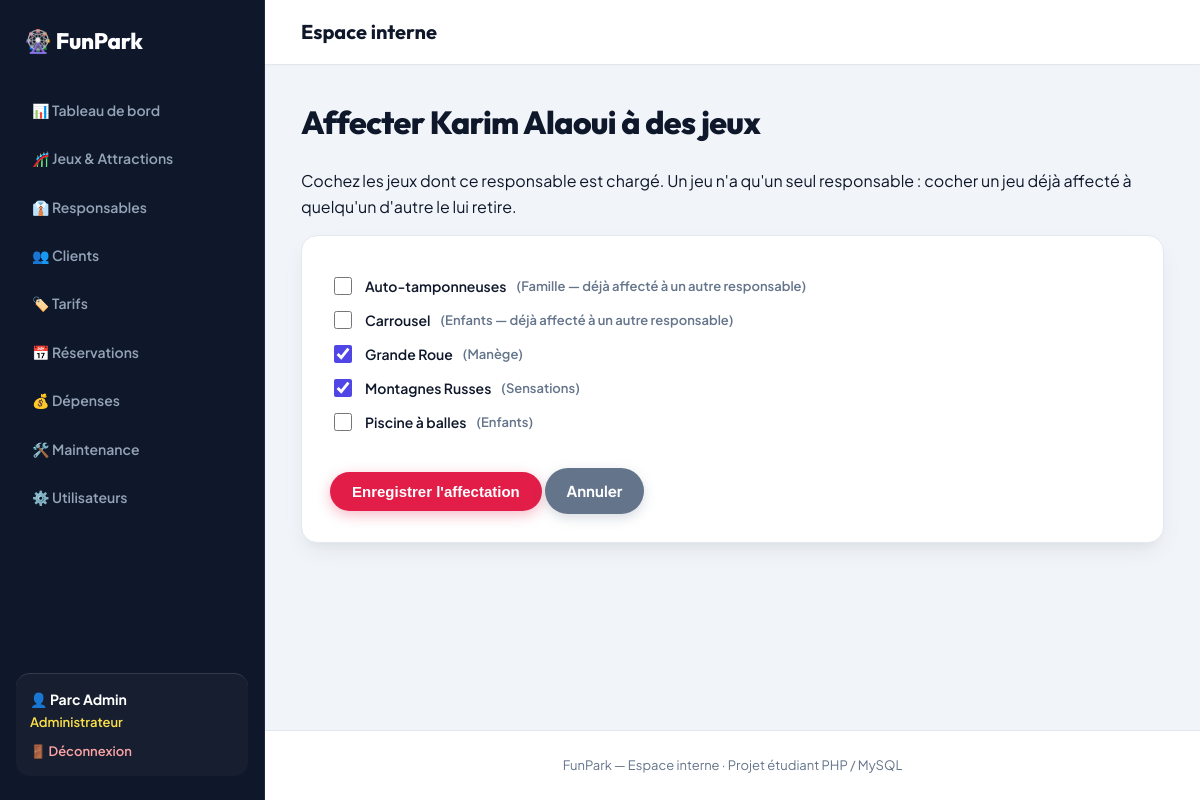
Page /index.php?page=responsables&action=affecter&id=1 (signed in) on the committed database.
### tables this page shows
CREATE TABLE responsable (
  id_responsable INT AUTO_INCREMENT PRIMARY KEY,
  nom VARCHAR(50) NOT NULL,
  prenom VARCHAR(50) NOT NULL,
  telephone VARCHAR(20),
  email VARCHAR(100),
  fonction VARCHAR(80),
  date_embauche DATE,
  statut ENUM('actif','inactif') NOT NULL DEFAULT 'actif'
);

CREATE TABLE jeu (
  id_jeu INT AUTO_INCREMENT PRIMARY KEY,
  nom VARCHAR(80) NOT NULL,
  description TEXT,
  categorie VARCHAR(50) NOT NULL,
  age_minimum INT NOT NULL DEFAULT 0,
  capacite INT NOT NULL,
  duree_session INT NOT NULL,
  tarif DECIMAL(8,2) NOT NULL,
  etat ENUM('disponible','en_fonctionnement','en_maintenance','hors_service','ferme_temporairement') NOT NULL DEFAULT 'disponible',
  date_mise_service DATE,
  actif TINYINT(1) NOT NULL DEFAULT 1,
  id_responsable INT NULL,
  FOREIGN KEY (id_responsable) REFERENCES responsable(id_responsable)
);

### config/helpers.php (called while the page is built, shortened)
<?php
function e($texte) {
    return htmlspecialchars((string)$texte, ENT_QUOTES, 'UTF-8');
}
function url($page, $action = 'index', $params = []) {
    return 'index.php?' . http_build_query(array_merge(['page' => $page, 'action' => $action], $params));
}
function vue($fichier, $donnees = [], $mode = null) {
    extract($donnees);
    require RACINE . '/views/layout/header.php';
    require RACINE . '/views/layout/navbar.php';
    require RACINE . '/views/' . $fichier . '.php';
    require RACINE . '/views/layout/footer.php';
}

### controllers/ResponsableController.php (called while the page is built, shortened)
<?php
class ResponsableController {
    private $pdo, $responsable;
    public function __construct($pdo) {
        $this->pdo = $pdo;
        $this->responsable = new Responsable($pdo);
    }
    public function actionAffecter() {
        $r = $this->responsable->trouver((int)($_GET['id'] ?? $_POST['id'] ?? 0));
        vue('responsables/affecter', ['r' => $r, 'jeux' => (new Jeu($this->pdo))->actifs()]);
    }
}

### index.php (called while the page is built, shortened)
<?php
require RACINE . '/config/helpers.php';
$action = $_GET['action'] ?? 'index';
try {
    $controleur = new $nomClasse(getPDO());
    $methode = 'action' . ucfirst($action);
    $controleur->$methode();
} catch (PDOException $e) {
    die("Erreur de base de données : " . e($e->getMessage()));
}

### models/Responsable.php (called while the page is built, shortened)
<?php
class Responsable {
    private $pdo;
    public function __construct($pdo) { $this->pdo = $pdo; }
    public function trouver($id) {
        $req = $this->pdo->prepare("SELECT * FROM responsable WHERE id_responsable = ?");
        $req->execute([$id]);
        return $req->fetch();
    }
}

### models/Jeu.php (called while the page is built, shortened)
<?php
class Jeu {
    private $pdo;
    public function __construct($pdo) { $this->pdo = $pdo; }
    public function actifs() {
        return $this->pdo->query("SELECT * FROM jeu WHERE actif = 1 ORDER BY nom")->fetchAll();
    }
}

### views/responsables/affecter.php (the view, shortened to what this page needs)
<h1>Affecter <?= e($r['prenom'] . ' ' . $r['nom']) ?> à des jeux</h1>
<p>Cochez les jeux dont ce responsable est chargé. Un jeu n'a qu'un seul responsable : cocher un jeu déjà affecté à quelqu'un d'autre le lui retire.</p>
<form method="post" class="formulaire">
    <?php foreach ($jeux as $j): ?>
        <label class="case">
            <input type="checkbox" name="jeux[]" value="<?= (int)$j['id_jeu'] ?>" <?= $j['id_responsable'] == $r['id_responsable'] ? 'checked' : '' ?>>
            <?= e($j['nom']) ?> <small>(<?= e($j['categorie']) ?><?= ($j['id_responsable'] && $j['id_responsable'] != $r['id_responsable']) ? ' — déjà affecté à un autre responsable' : '' ?>)</small>
        </label>
    <?php endforeach; ?>
    <button class="btn" type="submit">Enregistrer l'affectation</button>
    <a class="btn gris" href="<?= e(url('responsables', 'detail', ['id' => $r['id_responsable']])) ?>">Annuler</a>
</form>

### public/css/style.css (style rules this page uses)
:root { --font-body: 'Plus Jakarta Sans', system-ui, -apple-system, sans-serif; --font-heading: 'Outfit', 'Plus Jakarta Sans', sans-serif; --violet: #4f46e5; --violet-fonce: #0f172a; --violet-back: #1e1b4b; --magenta: #e11d48; --magenta-hover: #be123c; --or: #f59e0b; --or-clair: #fde047; --ciel: #0284c7; --emerald: #10b981; --creme: #f8fafc; --blanc: #ffffff; --texte: #0f172a; --texte-doux: #64748b; --bordure: #e2e8f0; --ombre: 0 10px 25px -5px rgba(15, 23, 42, 0.08), 0 8px 10px -6px rgba(15, 23, 42, 0.04); --ombre-forte: 0 20px 35px -5px rgba(15, 23, 42, 0.14), 0 10px 15px -5px rgba(15, 23, 42, 0.08); --rayon: 16px; --rayon-lg: 24px; --nav-h: 76px; --sidebar-w: 265px; }
*, *::before, *::after { box-sizing: border-box; }
html { scroll-behavior: smooth; width: 100%; min-height: 100%; margin: 0; padding: 0; }
body { width: 100%; min-height: 100%; margin: 0; padding: 0; font-family: var(--font-body); background: var(--creme); color: var(--texte); line-height: 1.6; -webkit-font-smoothing: antialiased; }
h1, h2, h3, h4, h5, h6 { font-family: var(--font-heading); font-weight: 700; letter-spacing: -0.02em; }
a { color: var(--violet); text-decoration: none; transition: all 0.2s ease; }
body.mode-admin { display: flex; flex-direction: row; width: 100%; min-height: 100vh; margin: 0; padding: 0; background: #f1f5f9; }
.mode-admin .entete, .mode-admin .filtres, .mode-admin .tableau, .mode-admin table, .mode-admin .cartes, .mode-admin .deux-colonnes, .mode-admin .carte, .mode-admin .formulaire, .mode-admin .message, .mode-admin .bandeau-info, .mode-admin .grille-jeux, .mode-admin .grille-tarifs, .mode-admin .carte-detail-jeu, .mode-admin .detail-jeu-grille { width: 100% !important; max-width: none !important; box-sizing: border-box; }
h1 { font-size: 2rem; margin: 0 0 20px; color: var(--violet-fonce); font-weight: 800; }
.btn { display: inline-flex; align-items: center; justify-content: center; gap: 8px; background: linear-gradient(135deg, var(--magenta), #e11d48); color: var(--blanc) !important; border: none; padding: 11px 22px; border-radius: 999px; cursor: pointer; font-size: 15px; font-weight: 700; box-shadow: 0 4px 14px rgba(225, 29, 72, 0.3); transition: all 0.2s cubic-bezier(0.16, 1, 0.3, 1); }
.btn.gris { background: #64748b; box-shadow: 0 4px 12px rgba(100, 116, 139, 0.25); }
.formulaire, .carte { background: var(--blanc); padding: 28px; border-radius: var(--rayon); box-shadow: var(--ombre); border: 1px solid var(--bordure); }
.formulaire { max-width: 680px; }
label { display: block; margin: 16px 0 6px; font-weight: 700; font-size: 14px; color: var(--texte); }
label.case { font-weight: 600; margin: 10px 0; display: flex; gap: 10px; align-items: center; cursor: pointer; }
input[type=checkbox] { width: 18px; height: 18px; accent-color: var(--violet); }
.formulaire .btn { margin-top: 24px; }
small { color: var(--texte-doux); font-size: 13px; }

### rows in the picture
responsable: prenom+nom "Karim Alaoui", id_responsable "☑"
jeu: nom "Auto-tamponneuses", categorie "Famille", shows "— déjà affecté à un autre responsable"
jeu: nom "Carrousel", categorie "Enfants", shows "— déjà affecté à un autre responsable"
jeu: nom "Grande Roue", categorie "Manège"
jeu: nom "Montagnes Russes", categorie "Sensations"
jeu: nom "Piscine à balles", categorie "Enfants"

### other values in the picture
$_SESSION['user']['prenom'] . ' ' . $_SESSION['user']['nom'] "Parc Admin"
libelle($role) "Administrateur"
$titrePage "Espace interne"
